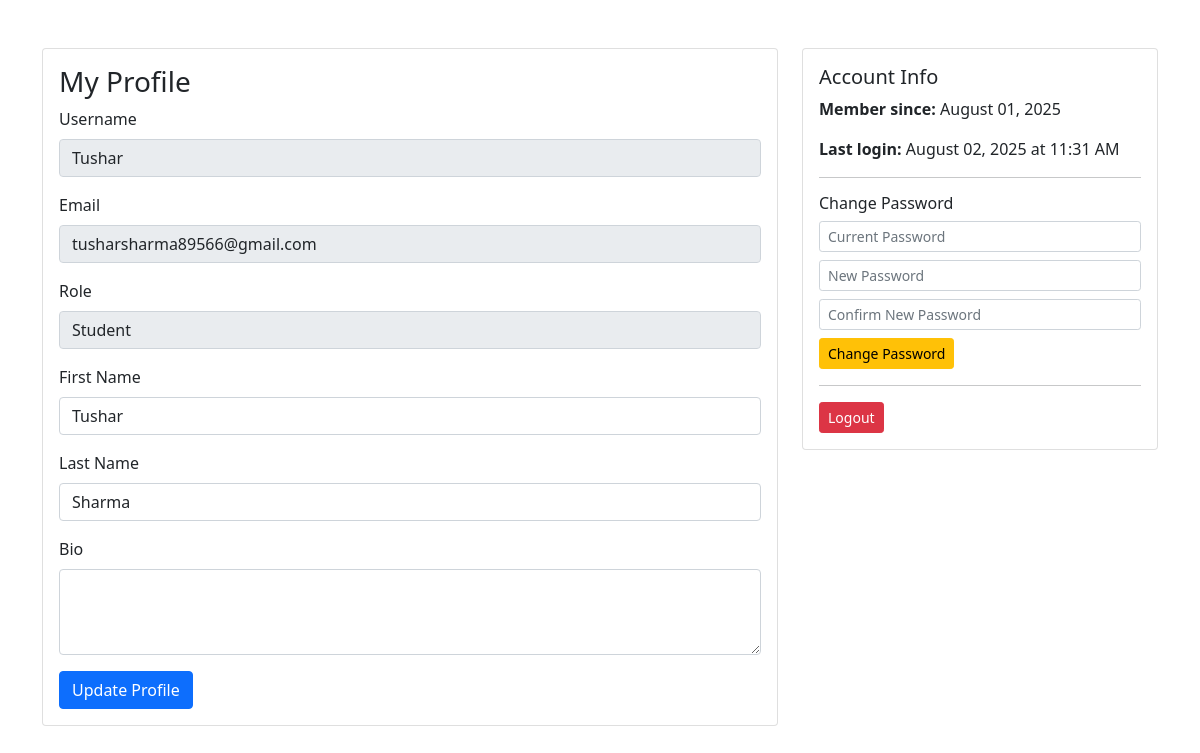
Page /auth/profile (signed in) on the committed database.
### models.py (models this page shows, shortened)
class User(UserMixin, db.Model):
    __tablename__ = 'users'
    id = db.Column(db.Integer, primary_key=True)
    username = db.Column(db.String(80), unique=True, nullable=False)
    email = db.Column(db.String(120), unique=True, nullable=False)
    password_hash = db.Column(db.String(255), nullable=False)
    role = db.Column(db.String(20), nullable=False, default='student')  # student, teacher, admin
    first_name = db.Column(db.String(50), nullable=True)
    last_name = db.Column(db.String(50), nullable=True)
    bio = db.Column(db.Text, nullable=True)
    profile_picture = db.Column(db.String(200), nullable=True)
    is_active = db.Column(db.Boolean, default=True)
    created_at = db.Column(db.DateTime, default=datetime.utcnow)
    last_login = db.Column(db.DateTime, nullable=True)

### auth.py (the view, shortened to what this page needs)
@auth_bp.route('/profile', methods=['GET', 'POST'])
@login_required
def profile():
    if request.is_json:
        return jsonify({'user': current_user.to_dict()}), 200
    return render_template('profile.html', user=current_user)

### templates/profile.html (shortened to what this page needs)
<!DOCTYPE html>
<html>
<head>
    <link href="https://cdn.jsdelivr.net/npm/bootstrap@5.1.3/dist/css/bootstrap.min.css" rel="stylesheet">
</head>
<body>
    <div class="container mt-5">
        <div class="row">
            <div class="col-md-8">
                <div class="card">
                    <div class="card-body">
                        <h3 class="card-title">My Profile</h3>
                        <form method="POST">
                            <div class="mb-3">
                                <label class="form-label">Username</label>
                                <input type="text" class="form-control" value="{{ user.username }}" readonly>
                            </div>
                            <div class="mb-3">
                                <label class="form-label">Email</label>
                                <input type="email" class="form-control" value="{{ user.email }}" readonly>
                            </div>
                            <div class="mb-3">
                                <label class="form-label">Role</label>
                                <input type="text" class="form-control" value="{{ user.role.title() }}" readonly>
                            </div>
                            <div class="mb-3">
                                <label for="first_name" class="form-label">First Name</label>
                                <input type="text" class="form-control" id="first_name" name="first_name"
                                       value="{{ user.first_name or '' }}">
                            </div>
                            <div class="mb-3">
                                <label for="last_name" class="form-label">Last Name</label>
                                <input type="text" class="form-control" id="last_name" name="last_name"
                                       value="{{ user.last_name or '' }}">
                            </div>
                            <div class="mb-3">
                                <label for="bio" class="form-label">Bio</label>
                                <textarea class="form-control" id="bio" name="bio" rows="3">{{ user.bio or '' }}</textarea>
                            </div>
                            <button type="submit" class="btn btn-primary">Update Profile</button>
                        </form>
                    </div>
                </div>
            </div>
            <div class="col-md-4">
                <div class="card">
                    <div class="card-body">
                        <h5 class="card-title">Account Info</h5>
                        <p><strong>Member since:</strong> {{ user.created_at.strftime('%B %d, %Y') if user.created_at }}</p>
                        <p><strong>Last login:</strong> {{ user.last_login.strftime('%B %d, %Y at %I:%M %p') if user.last_login else 'Never' }}</p>
                        <hr>
                        <h6>Change Password</h6>
                        <form method="POST" action="{{ url_for('auth.change_password') }}">
                            <div class="mb-2">
                                <input type="password" class="form-control form-control-sm"
                                       name="current_password" placeholder="Current Password" required>
                            </div>
                            <div class="mb-2">
                                <input type="password" class="form-control form-control-sm"
                                       name="new_password" placeholder="New Password" required>
                            </div>
                            <div class="mb-2">
                                <input type="password" class="form-control form-control-sm"
                                       name="confirm_password" placeholder="Confirm New Password" required>
                            </div>
                            <button type="submit" class="btn btn-warning btn-sm">Change Password</button>
                        </form>
                        <hr>
                        <a href="{{ url_for('auth.logout') }}" class="btn btn-danger btn-sm">Logout</a>
                    </div>
                </div>
            </div>
        </div>
    </div>
</body>
</html>

### rows in the picture
User: username "Tushar", email "tusharsharma89566@gmail.com", role "Student", first_name "Tushar", last_name "Sharma", created_at "August 01, 2025", last_login "August 02, 2025 at 11:31 AM"
